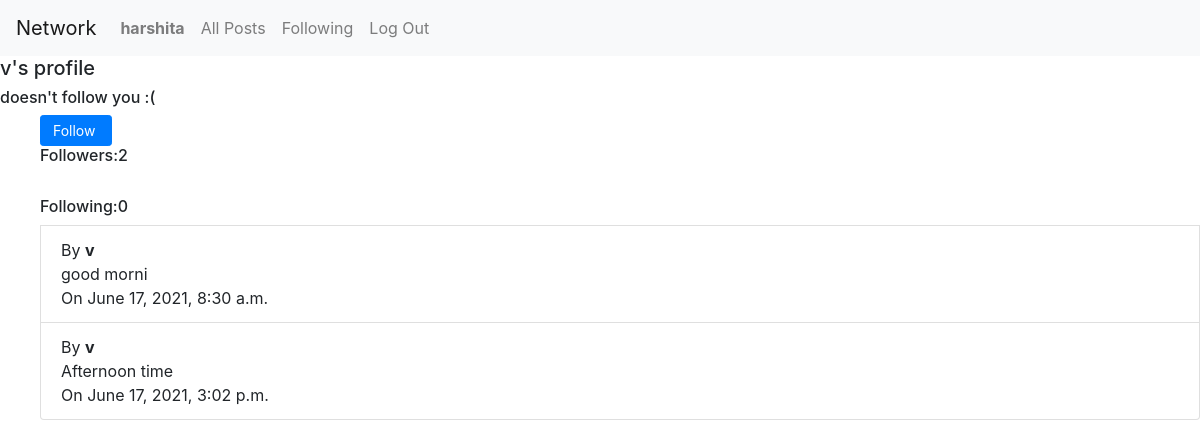
Screenshot of /profile/9 (signed in) with the database file from the repository.
### network/models.py (models this page shows, shortened)
class User(AbstractUser):
    pass

class UserProfile(models.Model):
    user = models.OneToOneField(User, on_delete = models.CASCADE, related_name="profile")
    followers = models.ManyToManyField(User, related_name="following",null = True)
    bio = models.CharField(max_length = 200, blank = True)
    def __str__(self):
        return f"{self.user}"

class Post(models.Model):
    user = models.ForeignKey(User,on_delete = models.CASCADE, related_name = "posts")
    data = models.TextField(null = True)
    time = models.DateTimeField()
    likers = models.ManyToManyField(User, related_name = "liked_posts")

### network/views.py (the view)
# urls.py: path("profile/<int:pid>", views.profile, name="profile"),
def profile(request,pid):
    userobj = User.objects.get(pk=pid)
    userprofile = userobj.profile
    posts = userobj.posts.all()
    thisuserobj = User.objects.get(pk=request.user.id)
    thisuserprofile = thisuserobj.profile
    if userobj in thisuserprofile.followers.all():
        follows_you = "follows you!"
    else:
        follows_you = "doesn't follow you :("
    followers = userprofile.followers.all()
    following = userobj.following.all()
    if thisuserobj in userprofile.followers.all():
        show_follow_button = 0
    else:
        show_follow_button = 1
    following = userobj.following.all()
    person_profile = userobj.profile
    return render(request, 'network/profile.html',{
        "posts":posts,
         "nfollowing": following.count(),
        "nfollowers": followers.count(),
        "follows":follows_you,
        "person_profile": person_profile,
        "show_follow_button":show_follow_button,
        "puser":person_profile.user,
        "person_id":userobj.id
        })

### network/templates/network/profile.html (shortened to what this page needs)
{% extends "network/layout.html" %}
{% load static %}
{% block body %}
    <h5>{{person_profile}}'s profile</h5>
    {% if person_id != request.user.id %}
    <h6>{{follows}}</h6>
    {% endif %}
    <ul>
    {% if person_id != request.user.id %}
        {% if show_follow_button == 1 %}
           <div style="display:block;" id = "first">
            <form id="follow">
                <input type="submit" value=" Follow  " class="btn btn-primary btn-sm">
            </form>
           </div>
        {% endif %}
    {% endif %}
    <h6 id="nfollowers">Followers:{{nfollowers}}</h6><br>
    <h6 id="nfollowing">Following:{{nfollowing}}</h6>
    {% for post in posts %}
    <li class="list-group-item">
        {% if request.user.id == post.user.id %}
        By <strong>you</strong><br>
        {% else %}
            By <strong>{{post.user}}</strong><br>
        {% endif %}
        {{post.data}}<br>
        On {{post.time}}
    </li>
    {% endfor %}
</ul>
{% endblock %}

### network/templates/network/layout.html (shortened to what this page needs)
{% load static %}
<!DOCTYPE html>
<html lang="en">
    <head>
        <link rel="stylesheet" href="https://stackpath.bootstrapcdn.com/bootstrap/4.4.1/css/bootstrap.min.css">
        <link href="{% static 'network/styles.css' %}" rel="stylesheet">
        <link rel="stylesheet" href="path/to/font-awesome/css/font-awesome.min.css">
    </head>
    <body>
        <nav class="navbar navbar-expand-lg navbar-light bg-light">
            <a class="navbar-brand" href="#">Network</a>
            <div>
              <ul class="navbar-nav mr-auto">
                {% if user.is_authenticated %}
                    <li class="nav-item">
                        <a class="nav-link" href="{% url 'profile' user.id %}"><strong>{{ user.username }}</strong></a>
                    </li>
                {% endif %}
                <li class="nav-item">
                  <a class="nav-link" href="{% url 'index' %}">All Posts</a>
                </li>
                {% if user.is_authenticated %}
                    <li class="nav-item">
                        <a class="nav-link" href="{% url 'following_post' 1 %}">Following</a>
                    </li>
                    <li class="nav-item">
                        <a class="nav-link" href="{% url 'logout' %}">Log Out</a>
                    </li>
                {% endif %}
              </ul>
            </div>
          </nav>
        <div class="body">
            {% block body %}
            {% endblock %}
        </div>
    </body>
</html>

### rows the page displays
User: username "harshita"
UserProfile: user.username "v"
Post: user "v", data "good morni", time "June 17, 2021, 8:30 a.m."
Post: user "v", data "Afternoon time", time "June 17, 2021, 3:02 p.m."

### other values shown
{{ follows }} "doesn't follow you :("
{{ nfollowers }} "2"
{{ nfollowing }} "0"
